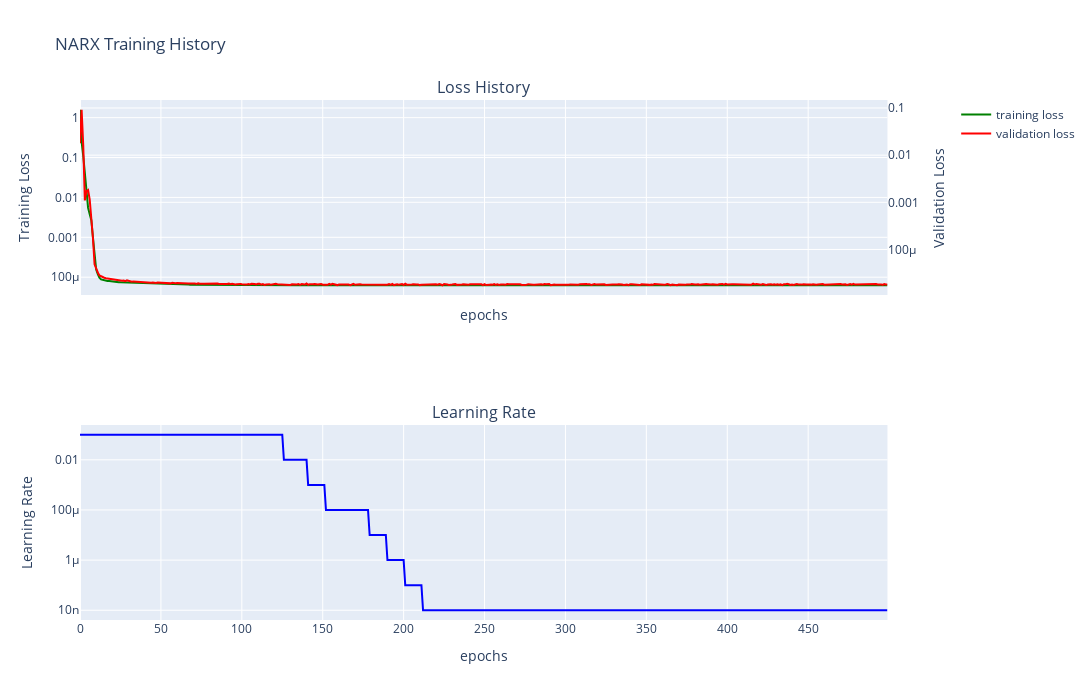

The code cell stored with this chart in its notebook:
### Markdown cell above
# NARX model

### Code cell
dm.narx_trainer(hidden_layers=[1], batch_size=320,
          learning_rate=0.1, epochs= 500, scheduler_flag=True)
dm.narx.plot_narx_training_history_plotly()

### Figure 1 — Plotly figure (JSON) as saved in the notebook; plotly's stock layout.template omitted (floating-point values rounded to 4 significant figures; data arrays with more than 128 entries replaced by an {"elided": "..."} marker saying what was removed)
{"data": [{"line": {"color": "green"}, "mode": "lines", "name": "training loss", "showlegend": true, "type": "scatter", "x": {"elided": "500 int values"}, "xaxis": "x", "y": {"elided": "500 float values"}, "yaxis": "y"}, {"line": {"color": "red"}, "mode": "lines", "name": "validation loss", "showlegend": true, "type": "scatter", "x": {"elided": "500 int values"}, "xaxis": "x", "y": {"elided": "500 float values"}, "yaxis": "y2"}, {"line": {"color": "blue"}, "mode": "lines", "showlegend": false, "type": "scatter", "x": {"elided": "500 int values"}, "xaxis": "x2", "y": {"elided": "500 float values"}, "yaxis": "y3"}], "layout": {"annotations": [{"font": {"size": 16}, "showarrow": false, "text": "Loss History", "x": 0.47, "xanchor": "center", "xref": "paper", "y": 1, "yanchor": "bottom", "yref": "paper"}, {"font": {"size": 16}, "showarrow": false, "text": "Learning Rate", "x": 0.47, "xanchor": "center", "xref": "paper", "y": 0.375, "yanchor": "bottom", "yref": "paper"}], "height": 700, "title": {"text": "NARX Training History"}, "width": 1800, "xaxis": {"anchor": "y", "domain": [0, 0.94], "matches": "x2", "showticklabels": false, "title": {"text": "epochs"}}, "xaxis2": {"anchor": "y3", "domain": [0, 0.94], "title": {"text": "epochs"}}, "yaxis": {"anchor": "x", "domain": [0.625, 1], "title": {"text": "Training Loss"}, "type": "log"}, "yaxis2": {"anchor": "x", "overlaying": "y", "side": "right", "title": {"text": "Validation Loss"}, "type": "log"}, "yaxis3": {"anchor": "x2", "domain": [0, 0.375], "title": {"text": "Learning Rate"}, "type": "log"}}}
